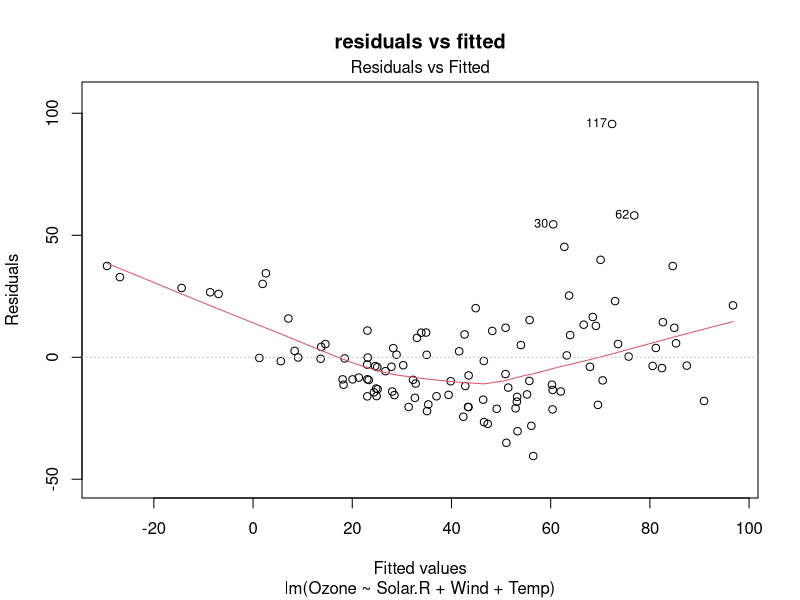
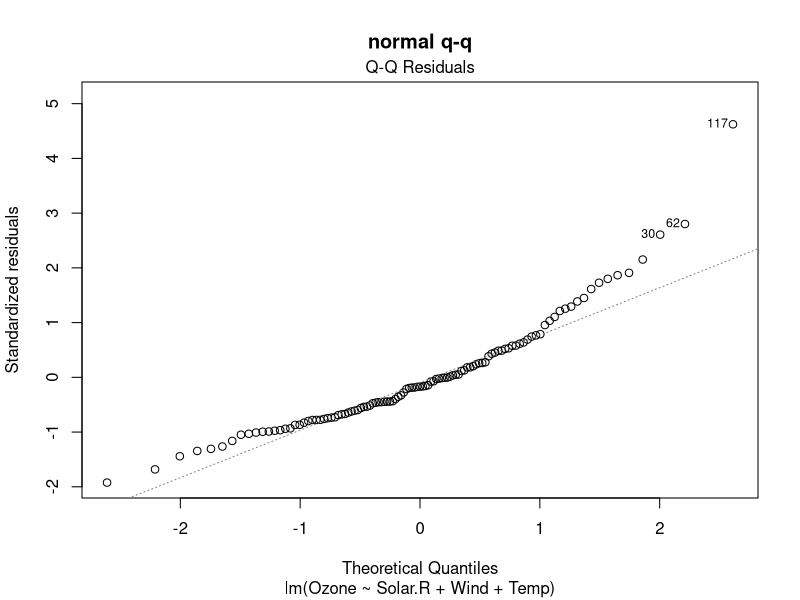
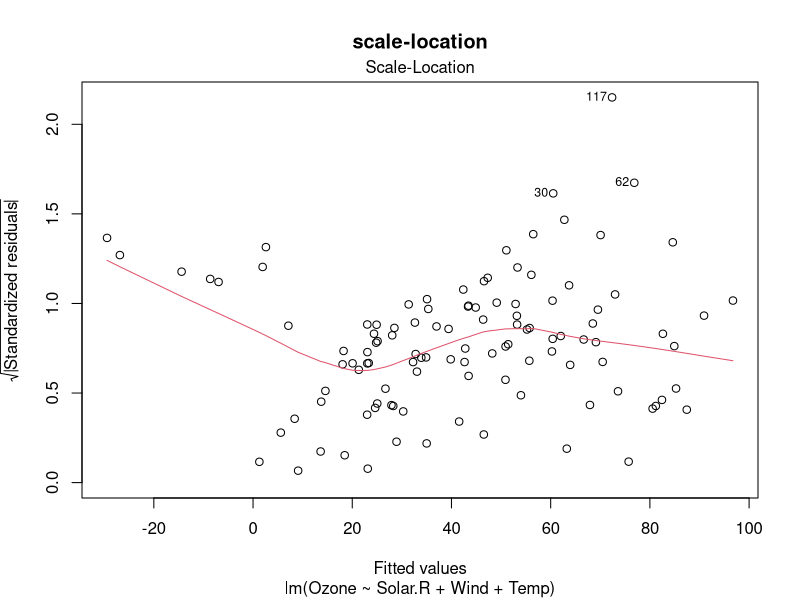
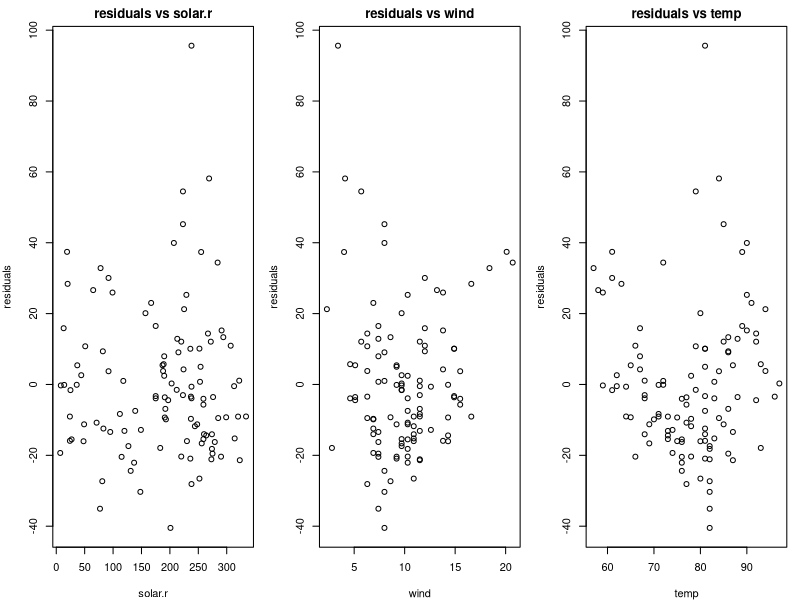

These figures' R source, in order:
# introduction
# objective is to fit multiple linear regression on airquality data
# performing residual diagnostics to validate assumptions

# data description
# dataset used is airquality
# response variable is ozone
# predictors are solar.r, wind, and temp
# missing values are handled by removing them

# part a data handling and model fitting

# 1 loading data
data(airquality)
print(head(airquality))

# 2 identifying variables with missing values
# removing incomplete observations
print("missing values in each column")
print(colSums(is.na(airquality)))
air_clean <- na.omit(airquality)
print("dimensions after removing na")
print(dim(air_clean))

# 3 fitting multiple linear regression model
model <- lm(Ozone ~ Solar.R + Wind + Temp, data = air_clean)
print(summary(model))

# 4 fitted regression equation
# ozone = -64.34 + 0.059*solar.r - 3.33*wind + 1.65*temp

# 5 comments on model
# overall significance
print("p-value is < 2.2e-16, model is highly significant")
# coefficient of determination
print("r-squared is 0.6059, 60.59% variance explained")

# part b residual extraction

# 6 extracting raw residuals and fitted values
raw_residuals <- residuals(model)
fitted_values <- fitted(model)

print("first 6 raw residuals")
print(head(raw_residuals))
print("first 6 fitted values")
print(head(fitted_values))

# 7 formula for residual
# residual = observed y - fitted y
# importance: residuals help in checking model assumptions like normality

# part c residual diagnostics

# 8 residuals vs fitted plot
plot(model, which = 1, main = "residuals vs fitted")
print("red line is horizontal, linearity holds")
print("points randomly scattered, homoscedasticity holds")

# 9 normal q-q plot
plot(model, which = 2, main = "normal q-q")
print("points fall on the line, normality assumption satisfied")

# 10 scale-location plot
plot(model, which = 3, main = "scale-location")
print("no patterns, equal variance assumption holds")

# 11 residuals vs predictors
# adjusting margins to avoid error
par(mfrow = c(1, 3), mar = c(4, 4, 2, 1))
plot(air_clean$Solar.R, raw_residuals, main = "residuals vs solar.r", xlab = "solar.r", ylab = "residuals")
plot(air_clean$Wind, raw_residuals, main = "residuals vs wind", xlab = "wind", ylab = "residuals")
plot(air_clean$Temp, raw_residuals, main = "residuals vs temp", xlab = "temp", ylab = "residuals")
par(mfrow = c(1, 1), mar = c(5, 4, 4, 2) + 0.1)

print("random scatter in predictor plots, no systematic patterns")

# part d interpretation and conclusion

# 16 diagnostic results
# interpretation
# based on the plots, linearity and homoscedasticity are satisfied
# normality of residuals is also satisfied from q-q plot
# no systematic patterns vs predictors
# conclusion
# the model assumptions are valid
# the model is adequate for this data
